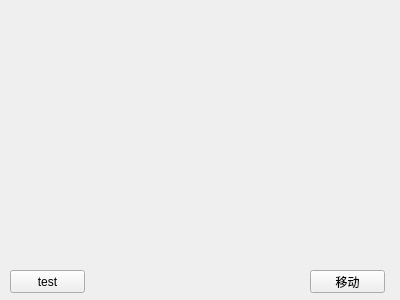
<?xml version="1.0" encoding="UTF-8"?>
<ui version="4.0">
 <class>Widget</class>
 <widget class="QWidget" name="Widget">
  <property name="geometry">
   <rect>
    <x>0</x>
    <y>0</y>
    <width>400</width>
    <height>300</height>
   </rect>
  </property>
  <property name="windowTitle">
   <string>Widget</string>
  </property>
  <widget class="QPushButton" name="pushButton">
   <property name="geometry">
    <rect>
     <x>310</x>
     <y>270</y>
     <width>75</width>
     <height>23</height>
    </rect>
   </property>
   <property name="text">
    <string>移动</string>
   </property>
  </widget>
  <widget class="QPushButton" name="testBtn">
   <property name="geometry">
    <rect>
     <x>10</x>
     <y>270</y>
     <width>75</width>
     <height>23</height>
    </rect>
   </property>
   <property name="text">
    <string>test</string>
   </property>
  </widget>
 </widget>
 <layoutdefault spacing="6" margin="11"/>
 <resources/>
 <connections/>
</ui>
